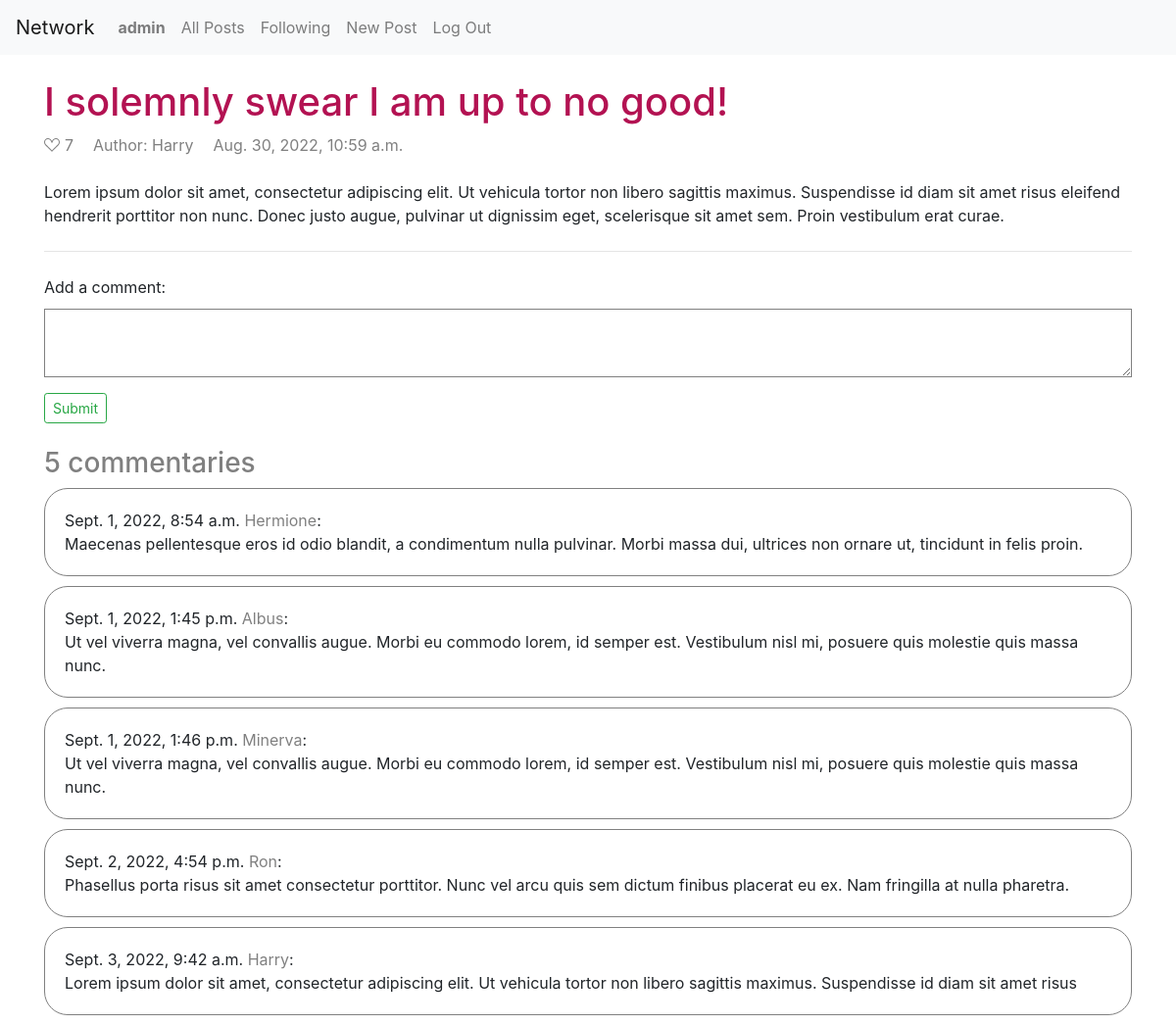
Page /posts/1 (signed in) on the committed database.
### network/models.py (models this page shows, shortened)
class User(AbstractUser):
    about = models.TextField(max_length=160, blank=True)
    photo = models.URLField(max_length=2048, blank=True)

class Post(models.Model):
    author = models.ForeignKey(User, on_delete=models.CASCADE, related_name="posts")
    content = models.TextField(max_length=280)
    likes = models.ManyToManyField(User, blank=True)
    timestamp = models.DateTimeField(auto_now_add=True)
    title = models.CharField(max_length=80)

class Comment(models.Model):
    post = models.ForeignKey(Post, on_delete=models.CASCADE, related_name="comments")
    text = models.TextField(max_length=140)
    timestamp = models.DateTimeField(auto_now_add=True)
    user = models.ForeignKey(User, on_delete=models.CASCADE, related_name="comments")

### network/views.py (the view)
# urls.py: path("posts/<str:id>", views.post, name="post"),
def post(request, id):
    post = Post.objects.filter(id=id).first()
    return render(request, "network/post.html", {"comment": CommentForm(), "post": post}) if post else redirect("/")

### network/views.py
class CommentForm(ModelForm):
    class Meta:
        model = Comment
        fields = ["text"]
        widgets = {
          "text": forms.Textarea(attrs={'rows': 2, 'cols': 40}),
        }

### network/templates/network/post.html (shortened to what this page needs)
{% extends "network/layout.html" %}
{% load static %}
{% block body %}
    <div class="container">
        <div class="header">
            <h1 class="post-title">{{ post.title }}</h1>
            <div class="buttons">
                <div class="likes">
                    {% if user.is_authenticated %}
                        <a class="like" data-id="{{ post.id }}" {% if user in post.likes.all %}data-status="true"{% else %}data-status="false"{% endif %} href=#></a>
                    {% endif %}
                    <div class="count">{{ post.likes.all|length }}</div>
                </div>
                <div class="edit-button">
                    {% if not user.is_authenticated or user.is_authenticated and user != post.author %}
                        Author: <a class="author-name" href="{% url 'user' post.author.id %}">{{ post.author }}</a>
                    {% endif %}
                </div>
                <div class="header-date">{{ post.timestamp }}</div>
            </div>
        </div>
        <div class="content">
            <p class="text">{{ post.content }}</p>
        </div>
        <hr class="line">
        <div class="commentaries">
            {% if user.is_authenticated %}
                <form class="comment-form" action="{% url 'comment' post.id %}" method="POST">
                    <div>Add a comment:</div>
                    <div>{{ comment.text }}</div>
                    <div><input class="btn btn-outline-success btn-sm"type="submit"></input></div>
                </form>
            {% endif %}
            <h3 class="subtitle">{{ post.comments.all|length }} commentaries</h3>
            {% if post.comments.all|length %}
                {% for post_comment in post.comments.all %}
                    <div class="commentary">
                        <div class="commentary-header">{{ post_comment.timestamp }}&nbsp;<a href="{% url 'user' post_comment.user.id %}">{{ post_comment.user.username }}</a>:</div>
                        {{ post_comment.text }}
                    </div>
                {% endfor %}
            {% endif %}
        </div>
    </div>
{% endblock %}

### network/templates/network/layout.html (shortened to what this page needs)
{% load static %}
<!DOCTYPE html>
<html lang="en">
    <head>
        <link rel="stylesheet" href="https://stackpath.bootstrapcdn.com/bootstrap/4.4.1/css/bootstrap.min.css">
        <link href="{% static 'network/styles.css' %}" rel="stylesheet">
    </head>
    <body>
        <nav class="navbar navbar-expand-lg navbar-light bg-light">
            <a class="navbar-brand" href="{% url 'index' %}">Network</a>
            <div>
              <ul class="navbar-nav mr-auto">
                {% if user.is_authenticated %}
                    <li class="nav-item">
                        <a class="nav-link" href="{% url 'user' user.id %}"><strong>{{ user.username }}</strong></a>
                    </li>
                {% endif %}
                <li class="nav-item">
                  <a class="nav-link" href="{% url 'index' %}">All Posts</a>
                </li>
                {% if user.is_authenticated %}
                    <li class="nav-item">
                        <a class="nav-link" href="{% url 'following' %}">Following</a>
                    </li>
                    <li class="nav-item">
                        <a class="nav-link" href="{% url 'add' %}">New Post</a>
                    </li>
                    <li class="nav-item">
                        <a class="nav-link" href="{% url 'logout' %}">Log Out</a>
                    </li>
                {% endif %}
              </ul>
            </div>
        </nav>
        <div class="body">
            {% block body %}
            {% endblock %}
        </div>
    </body>
</html>

### network/static/network/styles.css (style rules this page uses)
a, a:visited, h3 { color: gray; }
a:hover, .page-link:hover, .like, .like-inactive { color: rgb(255,0,102); }
h1 { color: rgb(179,18,82); }
input, textarea { border: .5px solid gray; }
textarea { padding: 10px; }
.author, .buttons, .comments, .date, .like, .likes, .header { align-items: center; color: gray; display: flex; }
.buttons, .follow-block { gap: 20px; }
.commentaries, .follow-block, .header, .post, .commentary { display: flex; flex-wrap: wrap; }
.comment-form, .follow-block { margin-bottom: 1.5rem; }
.comment-form textarea { margin-bottom: 10px; margin-top: 10px; }
.calendar, .comment, .like, .like-inactive, .person { margin-right: 5px; }
.container { height: 100vh; }
.edit-button { min-width: 70px; }
.header, .post-bottom { justify-content: space-between; }
.line, .header { margin-bottom: 1.5rem; margin-top: 1.5rem; }
.post, .commentary { align-content: space-between; border: .5px solid gray; border-radius: 1.5rem; margin-bottom: 10px; padding: 20px; width: 100%; }
.post-content, .post-title, .subtitle, .inputs input, textarea, .commentary-header, .comment-form { width: 100%; }

### rows in the picture
User: username "admin"
Post: title "I solemnly swear I am up to no good!", likes.all|length "7", author "Harry", timestamp "Aug. 30, 2022, 10:59 a.m.", content "Lorem ipsum dolor sit amet, consectetur adipiscing elit. Ut vehicula tortor non libero sagittis maximus. Suspendisse id diam sit amet risus eleifend hendrerit porttitor non nunc. Donec justo augue, pulvinar ut dignissim eget, scelerisque sit amet sem. Proin vestibulum erat curae.", comments.all|length "5"
Comment: timestamp "Sept. 1, 2022, 8:54 a.m.", user.username "Hermione", text "Maecenas pellentesque eros id odio blandit, a condimentum nulla pulvinar. Morbi massa dui, ultrices non ornare ut, tincidunt in felis proin."
Comment: timestamp "Sept. 1, 2022, 1:45 p.m.", user.username "Albus", text "Ut vel viverra magna, vel convallis augue. Morbi eu commodo lorem, id semper est. Vestibulum nisl mi, posuere quis molestie quis massa nunc."
Comment: timestamp "Sept. 1, 2022, 1:46 p.m.", user.username "Minerva", text "Ut vel viverra magna, vel convallis augue. Morbi eu commodo lorem, id semper est. Vestibulum nisl mi, posuere quis molestie quis massa nunc."
Comment: timestamp "Sept. 2, 2022, 4:54 p.m.", user.username "Ron", text "Phasellus porta risus sit amet consectetur porttitor. Nunc vel arcu quis sem dictum finibus placerat eu ex. Nam fringilla at nulla pharetra."
Comment: timestamp "Sept. 3, 2022, 9:42 a.m.", user.username "Harry", text "Lorem ipsum dolor sit amet, consectetur adipiscing elit. Ut vehicula tortor non libero sagittis maximus. Suspendisse id diam sit amet risus"
